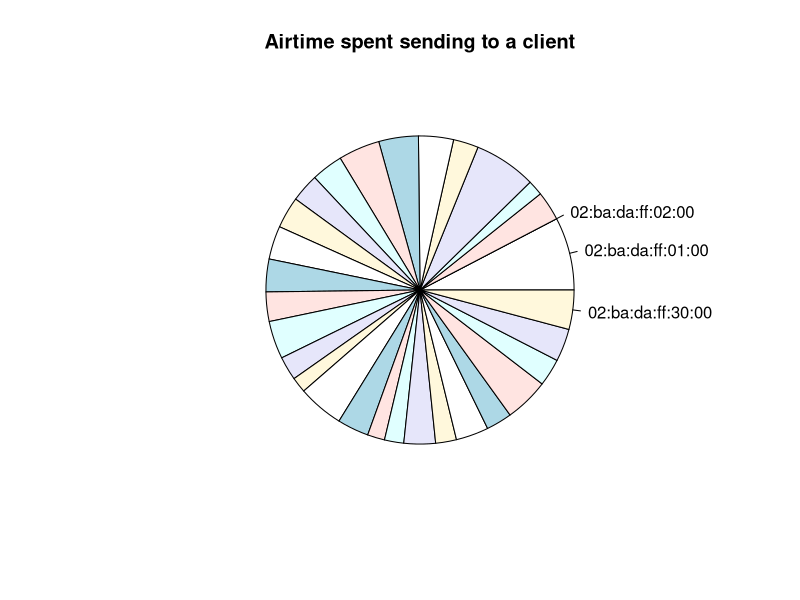

Source code (R):
png("fq_codel_fair.png", width = 520, height = 480);
data <- read.table("fq_codel_fair.txt", header=TRUE);

lbls <- c("02:ba:da:ff:01:00", "02:ba:da:ff:02:00", "", "", "", "", "", "", "", "", "", "", "", "", "", "", "", "", "", "", "", "", "", "", "", "", "", "", "", "02:ba:da:ff:30:00")

pie(data$msec, labels = lbls, main="Airtime spent sending to a client")

dev.off();
